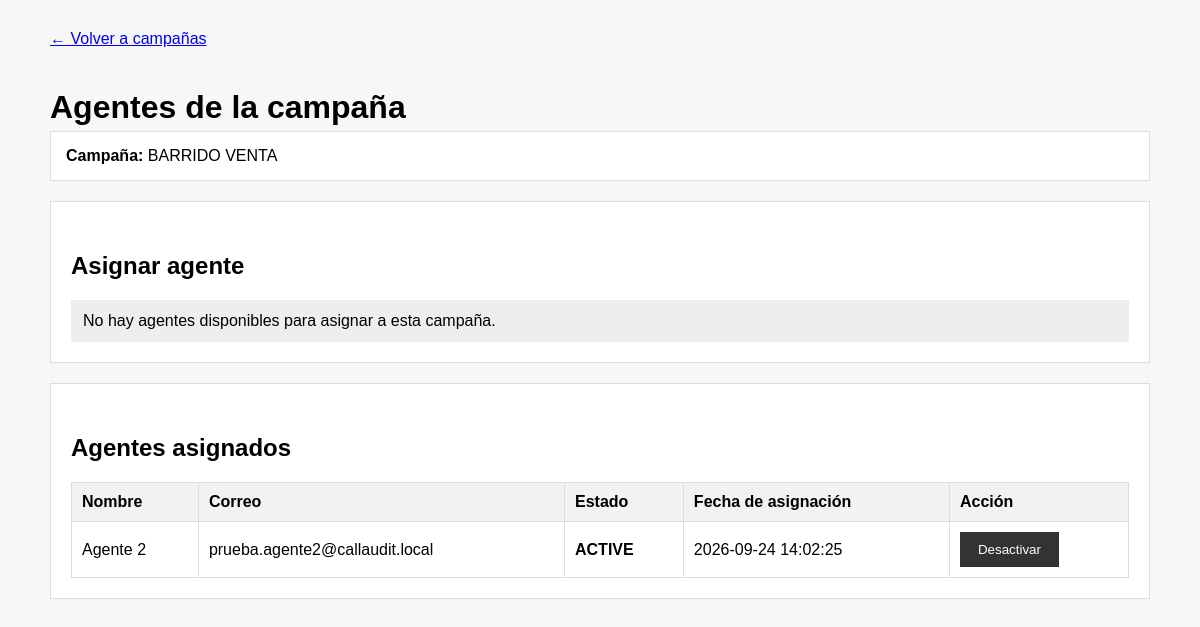
The app's page /campaign_agents.php?id=3 (signed in), older data.
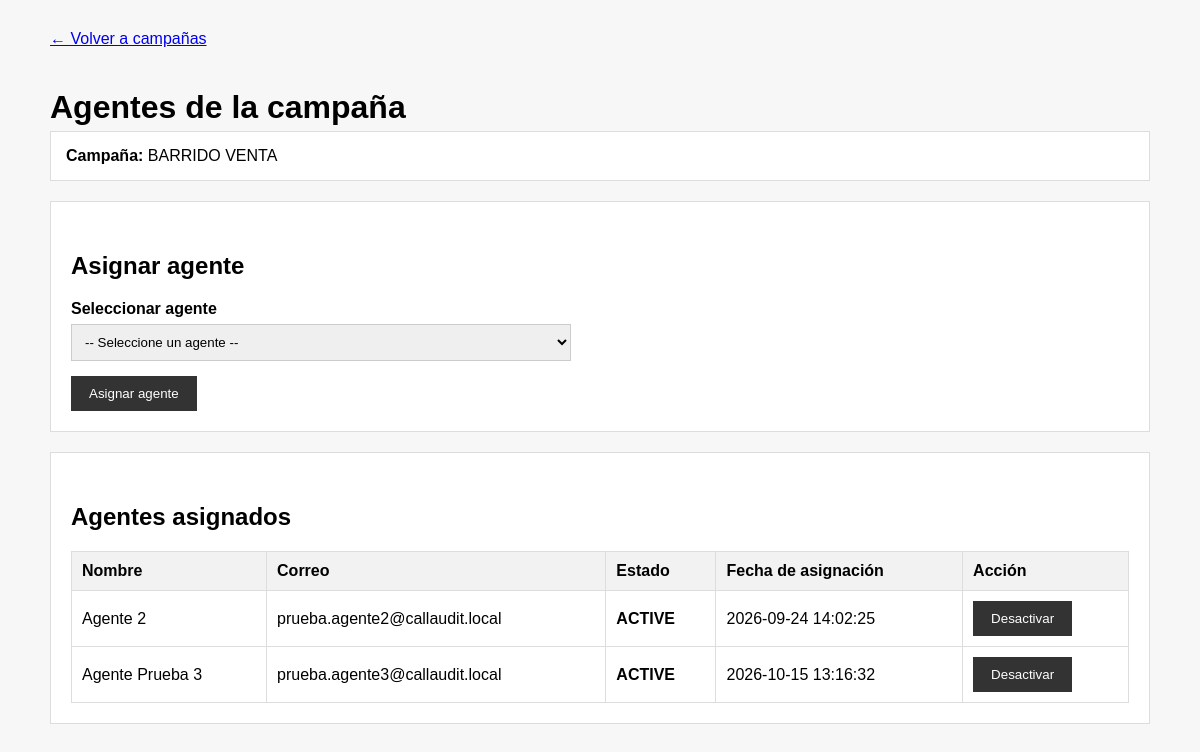
The same page, newer data.
### tables this page shows
CREATE TABLE `campaign_users` (
  `id` bigint(20) UNSIGNED NOT NULL,
  `tenant_id` bigint(20) UNSIGNED NOT NULL,
  `campaign_id` bigint(20) UNSIGNED NOT NULL,
  `user_id` bigint(20) UNSIGNED NOT NULL,
  `status` enum('ACTIVE','INACTIVE') NOT NULL DEFAULT 'ACTIVE',
  `assigned_at` datetime NOT NULL DEFAULT current_timestamp()
);

CREATE TABLE `users` (
  `id` bigint(20) UNSIGNED NOT NULL,
  `tenant_id` bigint(20) UNSIGNED DEFAULT NULL,
  `name` varchar(150) NOT NULL,
  `email` varchar(150) NOT NULL,
  `password` varchar(255) NOT NULL,
  `status` enum('ACTIVE','INACTIVE') NOT NULL DEFAULT 'ACTIVE',
  `created_at` timestamp NOT NULL DEFAULT current_timestamp(),
  `updated_at` timestamp NOT NULL DEFAULT current_timestamp() ON UPDATE current_timestamp()
);

### campaign_agents.php (called while the page is built, shortened)
<?php
require_once __DIR__ . '/services/CampaignTenantContext.php';
require_once __DIR__ . '/services/AuthMiddleware.php';
require_once __DIR__ . '/controllers/CampaignUserController.php';
$auth = new AuthMiddleware();
$usuario = $auth->usuario();
$tenantContext = new CampaignTenantContext();
$tenantId = $tenantContext->resolver($usuario);
$idRaw = $_GET['id'] ?? null;
$id = 0;
if (is_string($idRaw) && ctype_digit($idRaw)) {
    $idValidado = filter_var(
        $idRaw,
        FILTER_VALIDATE_INT,
        ['options' => ['min_range' => 1]]
    );
    if ($idValidado !== false) {
        $id = $idValidado;
    }
}
$campaignController = new CampaignController();
$campaignUserController = new CampaignUserController();
$campaign = $campaignController->show($tenantId, $id);
$assignedAgents = $campaignUserController->index(
    $tenantId,
    $id
);
$availableAgents = $campaignUserController->agentesDisponibles(
    $tenantId,
    $id
);
require_once __DIR__ . '/views/campaigns/agents.php';
?>

### config/database.php (called while the page is built)
<?php
class Database
{
    private string $host = '127.0.0.1';
    private string $database = 'callaudit';
    private string $username = 'root';
    private string $password = '';
    public function connect(): ?PDO
    {
        try {
            $dsn = "mysql:host={$this->host};dbname={$this->database};charset=utf8mb4";
            $pdo = new PDO($dsn, $this->username, $this->password);
            $pdo->setAttribute(PDO::ATTR_ERRMODE, PDO::ERRMODE_EXCEPTION);
            $pdo->setAttribute(PDO::ATTR_DEFAULT_FETCH_MODE, PDO::FETCH_ASSOC);
            $pdo->setAttribute(PDO::ATTR_EMULATE_PREPARES, false);
            return $pdo;
        } catch (PDOException $e) {
            return null;
        }
    }
}

### services/Authorization.php (called while the page is built, shortened)
<?php
require_once __DIR__ . '/../config/database.php';
class Authorization
{
    private ?PDO $db;
    public function __construct()
    {
        $database = new Database();
        $this->db = $database->connect();
    }
    public function tienePermiso(
        int $userId,
        string $permissionSlug
    ): bool {
        $sqlUser = "SELECT
                        id,
                        tenant_id,
                        status
                    FROM users
                    WHERE id = :user_id
                    LIMIT 1";
        $stmtUser = $this->db->prepare($sqlUser);
        $stmtUser->execute([
            ':user_id' => $userId
        ]);
        $user = $stmtUser->fetch();
        $sqlDeny = "SELECT up.user_id
                    FROM user_permissions up
                    INNER JOIN permissions p
                        ON p.id = up.permission_id
                    WHERE up.user_id = :user_id
                    AND p.slug = :permission_slug
                    AND p.status = 'ACTIVE'
                    AND up.effect = 'DENY'
                    LIMIT 1";
        $stmtDeny = $this->db->prepare($sqlDeny);
        $stmtDeny->execute([
            ':user_id' => $userId,
            ':permission_slug' => $permissionSlug
        ]);
        $sqlGrant = "SELECT up.user_id
                     FROM user_permissions up
                     INNER JOIN permissions p
                         ON p.id = up.permission_id
                     WHERE up.user_id = :user_id
                     AND p.slug = :permission_slug
                     AND p.status = 'ACTIVE'
                     AND up.effect = 'GRANT'
                     LIMIT 1";
        $stmtGrant = $this->db->prepare($sqlGrant);
        $stmtGrant->execute([
            ':user_id' => $userId,
            ':permission_slug' => $permissionSlug
        ]);
        if ($user['tenant_id'] === null) {
            $sqlRoleScope = "r.tenant_id IS NULL";
            $roleParams = [
                ':user_id' => $userId,
                ':permission_slug' => $permissionSlug
            ];
        } else {
            $sqlRoleScope = "r.tenant_id = :tenant_id";
            $roleParams = [
                ':user_id' => $userId,
                ':permission_slug' => $permissionSlug,
                ':tenant_id' => (int) $user['tenant_id']
            ];
        }
        $sqlRole = "SELECT rp.role_id
                    FROM user_roles ur
                    INNER JOIN roles r
                        ON r.id = ur.role_id
                    INNER JOIN role_permissions rp
                        ON rp.role_id = r.id
                    INNER JOIN permissions p
                        ON p.id = rp.permission_id
                    WHERE ur.user_id = :user_id
                    AND r.status = 'ACTIVE'
                    AND p.status = 'ACTIVE'
                    AND p.slug = :permission_slug
                    AND {$sqlRoleScope}
                    LIMIT 1";
        $stmtRole = $this->db->prepare($sqlRole);
        $stmtRole->execute($roleParams);
        if ($stmtRole->fetch() !== false) {
            return true;
        }
        return false;
    }
}

### services/AuthMiddleware.php (called while the page is built, shortened)
<?php
require_once __DIR__ . '/SessionService.php';
require_once __DIR__ . '/Authorization.php';
class AuthMiddleware
{
    private SessionService $session;
    private Authorization $authorization;
    public function __construct()
    {
        $this->session = new SessionService();
        $this->authorization = new Authorization();
    }
    public function requierePermiso(string $permissionSlug): void
    {
        $usuario = $this->session->obtenerUsuario();
        $tienePermiso = $this->authorization->tienePermiso(
            (int) $usuario['id'],
            $permissionSlug
        );
    }
    public function usuario(): ?array
    {
        return $this->session->obtenerUsuario();
    }
}

### controllers/CampaignController.php (called while the page is built, shortened)
<?php
require_once __DIR__ . '/../models/Campaign.php';
require_once __DIR__ . '/../services/AuthMiddleware.php';
class CampaignController
{
    private Campaign $campaign;
    private AuthMiddleware $auth;
    public function __construct()
    {
        $this->campaign = new Campaign();
        $this->auth = new AuthMiddleware();
    }
    private function validarAccesoTenant(
        int $tenantId,
        string $permission
    ): void {
        $this->auth->requierePermiso($permission);
    }
    public function show(
        int $tenantId,
        int $id
    ): ?array {
        $this->validarAccesoTenant(
            $tenantId,
            'campaigns.view'
        );
        return $this->campaign->obtenerPorId(
            $tenantId,
            $id
        );
    }
}

### services/SessionService.php (called while the page is built, shortened)
<?php
class SessionService
{
    public function estaAutenticado(): bool
    {
        return isset($_SESSION['authenticated'])
            && $_SESSION['authenticated'] === true
            && isset($_SESSION['user_id']);
    }
    public function obtenerUsuario(): ?array
    {
        return [
            'id' => (int) $_SESSION['user_id'],
            'tenant_id' => $_SESSION['tenant_id'] ?? null,
            'name' => $_SESSION['name'] ?? '',
            'email' => $_SESSION['email'] ?? '',
            'status' => $_SESSION['status'] ?? '',
            'scope' => $_SESSION['scope'] ?? 'TENANT'
        ];
    }
}

### controllers/CampaignUserController.php (called while the page is built, shortened)
<?php
require_once __DIR__ . '/../models/CampaignUser.php';
require_once __DIR__ . '/../models/Campaign.php';
require_once __DIR__ . '/../services/AuthMiddleware.php';
class CampaignUserController
{
    private CampaignUser $campaignUser;
    private Campaign $campaign;
    private AuthMiddleware $auth;
    public function __construct()
    {
        $this->campaignUser = new CampaignUser();
        $this->campaign = new Campaign();
        $this->auth = new AuthMiddleware();
    }
    private function validarAccesoTenant(
        int $tenantId,
        string $permission
    ): void {
        $this->auth->requierePermiso($permission);
        $usuario = $this->auth->usuario();
    }
    private function obtenerCampania(
        int $tenantId,
        int $campaignId
    ): ?array {
        return $this->campaign->obtenerPorId(
            $tenantId,
            $campaignId
        );
    }
    public function index(
        int $tenantId,
        int $campaignId
    ): array {
        $this->validarAccesoTenant(
            $tenantId,
            'campaigns.view'
        );
        $campania = $this->obtenerCampania(
            $tenantId,
            $campaignId
        );
        return $this->campaignUser->listarPorCampania(
            $tenantId,
            $campaignId
        );
    }
}

### models/Campaign.php (called while the page is built, shortened)
<?php
require_once __DIR__ . '/../config/database.php';
class Campaign
{
    private ?PDO $db;
    public function __construct()
    {
        $database = new Database();
        $this->db = $database->connect();
    }
    public function obtenerPorId(int $tenantId, int $id): ?array
    {
        $sql = "SELECT
                    id,
                    tenant_id,
                    name,
                    slug,
                    description,
                    status,
                    start_date,
                    end_date,
                    created_by,
                    created_at,
                    updated_at
                FROM campaigns
                WHERE id = :id
                  AND tenant_id = :tenant_id
                LIMIT 1";
        $stmt = $this->db->prepare($sql);
        $stmt->execute([
            ':id' => $id,
            ':tenant_id' => $tenantId
        ]);
        $campaign = $stmt->fetch();
        return $campaign;
    }
}

### models/CampaignUser.php (called while the page is built, shortened)
<?php
require_once __DIR__ . '/../config/database.php';
class CampaignUser
{
    private ?PDO $db;
    public function __construct()
    {
        $database = new Database();
        $this->db = $database->connect();
    }
    public function listarPorCampania(
        int $tenantId,
        int $campaignId
    ): array {
        $sql = "SELECT
                    cu.id,
                    cu.tenant_id,
                    cu.campaign_id,
                    cu.user_id,
                    cu.status,
                    cu.assigned_at,
                    u.name,
                    u.email
                FROM campaign_users cu
                INNER JOIN users u
                    ON u.id = cu.user_id
                   AND u.tenant_id = cu.tenant_id
                WHERE cu.tenant_id = :tenant_id
                  AND cu.campaign_id = :campaign_id
                ORDER BY u.name ASC";
        $stmt = $this->db->prepare($sql);
        $stmt->execute([
            ':tenant_id' => $tenantId,
            ':campaign_id' => $campaignId
        ]);
        return $stmt->fetchAll();
    }
}

### views/campaigns/agents.php (the view, shortened to what the changed rows need)
<!DOCTYPE html>
<html lang="es">
<head>
</head>
<body>
<div class="container">
<h1>
    Agentes de la campaña
</h1>
<div class="panel">
    <h2>
        Asignar agente
    </h2>
    <?php if (empty($availableAgents)): ?>
        <div class="empty">
            No hay agentes disponibles para asignar
            a esta campaña.
        </div>
    <?php else: ?>
        <form
            method="POST"
            action="campaign_agents.php?id=<?= (int) $id ?>"
        >
            <div class="form-group">
                <label for="user_id">
                    Seleccionar agente
                </label>
                <select
                    name="user_id"
                    id="user_id"
                    required
                >
                    <option value="">
                        -- Seleccione un agente --
                    </option>
                </select>
            </div>
            <button type="submit">
                Asignar agente
            </button>
        </form>
    <?php endif; ?>
</div>
<div class="panel">
    <h2>
        Agentes asignados
    </h2>
    <?php if (empty($assignedAgents)): ?>
        <div class="empty">
            No hay agentes asignados a esta campaña.
        </div>
    <?php else: ?>
        <table>
            <thead>
                <tr>
                    <th>
                        Nombre
                    </th>
                    <th>
                        Correo
                    </th>
                    <th>
                        Estado
                    </th>
                    <th>
                        Fecha de asignación
                    </th>
                    <th>
                        Acción
                    </th>
                </tr>
            </thead>
            <tbody>
            <?php foreach ($assignedAgents as $agent): ?>
                <tr>
                    <td>
                        <?= htmlspecialchars($agent['name']) ?>
                    </td>
                    <td>
                        <?= htmlspecialchars($agent['email']) ?>
                    </td>
                    <td>
                        <?php if ($agent['status'] === 'ACTIVE'): ?>
                            <span class="status-active">
                                ACTIVE
                            </span>
                        <?php else: ?>
                            <span class="status-inactive">
                                INACTIVE
                            </span>
                        <?php endif; ?>
                    </td>
                    <td>
                        <?= htmlspecialchars($agent['assigned_at']) ?>
                    </td>
                    <td>
                        <?php if ($agent['status'] === 'ACTIVE'): ?>
                            <form
                                class="action-form"
                                method="POST"
                                action="campaign_agents.php?id=<?= (int) $id ?>"
                            >
                                <button
                                    type="submit"
                                    onclick="return confirm('¿Desea desactivar este agente de la campaña?');"
                                >
                                    Desactivar
                                </button>
                            </form>
                        <?php endif; ?>
                    </td>
                </tr>
            <?php endforeach; ?>
            </tbody>
        </table>
    <?php endif; ?>
</div>
</div>
</body>
</html>

Row changes from the older to the newer data that the page shows:
added campaign_users: user.name "Agente Prueba 3", user.email "prueba.agente3@callaudit.local", status "ACTIVE", assigned_at "2026-10-15 13:16:32"
Text that changed along with them:
form field user_id: (not shown) → "-- Seleccione un agente --"
text no longer shown: "No hay agentes disponibles para asignar a esta campaña."
text now shown: "Seleccionar agente Asignar agente"
